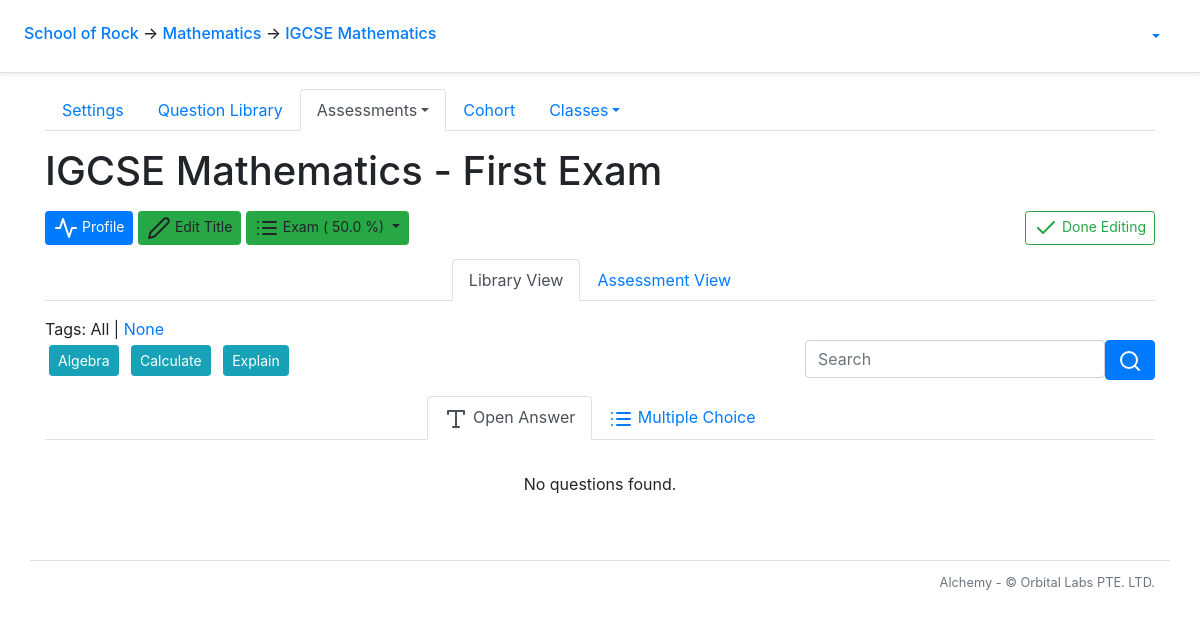
Before: /course/2/paper/4/edit with the older database file.
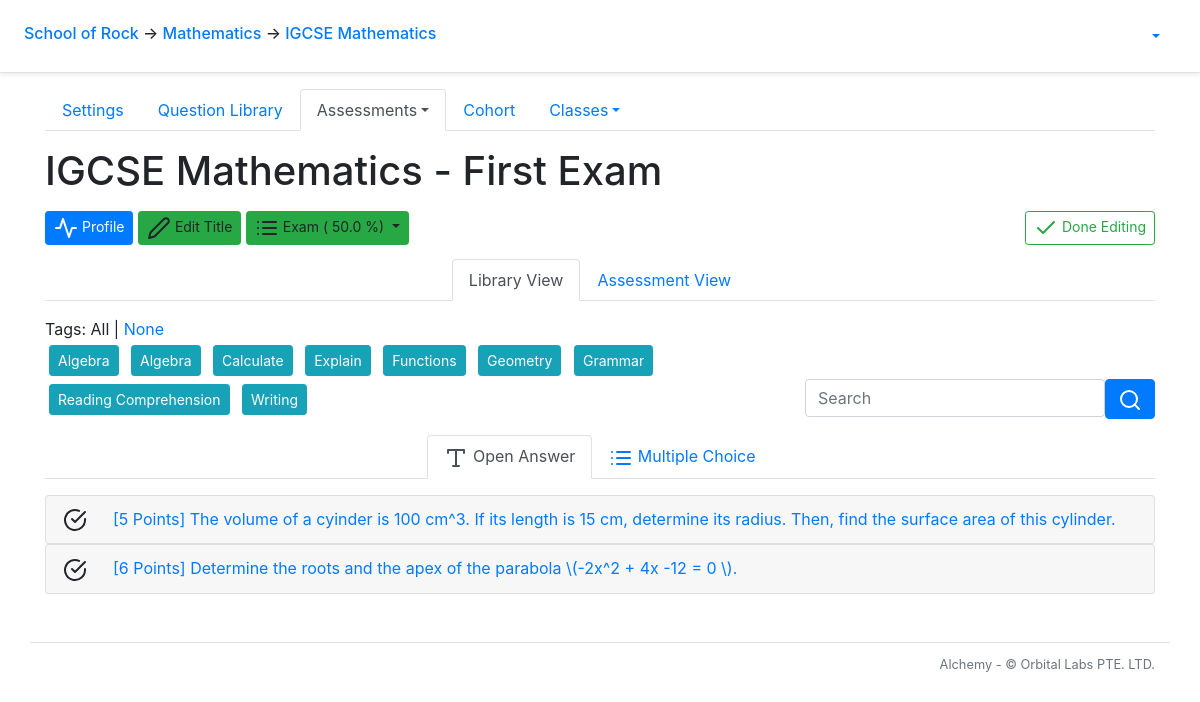
After: the same page with the newer database file.
### alchemy/models.py (models this page shows, shortened)
class Tag(db.Model):
    __tablename__ = 'tag'
    id = db.Column(db.Integer, primary_key=True)
    name = db.Column(db.String(120), nullable=False)
    course_id = db.Column(db.Integer, db.ForeignKey('course.id'), nullable=False)
    questions = db.relationship('Question', secondary=questions_tags, back_populates='tags')

class Question(db.Model):
    __tablename__ = 'question'
    id = db.Column(db.Integer, primary_key=True)
    content = db.Column(db.String(), nullable=False)
    all_solutions = db.relationship('Solution',
            backref="question",
            order_by='Solution.order_number',
            collection_class=ordering_list('order_number'))
    correct_solution_index = db.Column(db.Integer)
    points = db.Column(db.Float(), nullable=False)
    course_id = db.Column(db.Integer, db.ForeignKey('course.id'), nullable=False)
    tags = db.relationship('Tag', secondary=questions_tags, back_populates='questions')
    papers = db.relationship('PaperQuestion', back_populates='question')
    scores = db.relationship('Score', backref='question')
    image_id = db.Column(db.Integer, db.ForeignKey('image.id'))
    image = db.relationship("Image", back_populates='questions')
    def get_solution(self):
        if len(self.all_solutions) == 0:
            raise ValueError('all_solutions should never be empty')
        if len(self.all_solutions) == 1:
            return self.all_solutions[0]
        if self.correct_solution_index is None:
            print(f'Error, question {self.id} has multiple solution but no correct_solution_index')
            return None
        if self.correct_solution_index >= len(self.all_solutions):
            print(f'Error, question {self.id} has correct_solution_index={correct_solution_index} but only {len(self.all_solutions)} solutions')
            return None
        return self.all_solutions[self.correct_solution_index]
    def is_multiple_choice(self):
        return len(self.all_solutions) > 1
    def describe_solution(self, solution):
        for i in range(len(self.all_solutions)):
            if len(self.all_solutions)>1:
                if self.all_solutions[i] == solution:
                    label = string.ascii_uppercase[i]
                    return f'{label}) {solution.content}'
            else:
                if self.all_solutions[i] == solution:
                    return f'{solution.content}'
        return solution.content
    def __eq__(self, other):
        return type(self) is type(other) and self.id == other.id

### alchemy/views/paper.py (the view)
@bp_paper.route('/edit')
@auth_manager.require_group
def edit():
    return render_edit_paper(g.paper)

### alchemy/__init__.py (called while the page is built)
@application.template_filter('prettify_number')
def prettify_number(arg):
    if arg is None:
        return ''
    if type(arg) == float and int(arg) == arg:
        return int(arg)
    return arg

@application.template_filter('filter_open_answer_questions')
def filter_open_answer_questions(questions):
    return [q for q in questions if not q.is_multiple_choice()]

@application.template_filter('filter_mcqs')
def filter_open_answer_questions(questions):
    return [q for q in questions if q.is_multiple_choice()]

### alchemy/auth_manager.py (called while the page is built)
def auth_enabled():
    return False

def require_group(func):
    @functools.wraps(func)
    def deco(*args, **kwargs):
        if not auth_enabled():
            g.current_user = None
        elif flask_jwt_extended.verify_jwt_in_request(optional=True):
            g.current_user = flask_jwt_extended.get_current_user()
        else:
            flask.abort(401)
        return func(*args, **kwargs)
    return deco

### alchemy/models.py (called while the page is built)
    @sqlalchemy.orm.reconstructor
    def __paper_construct__(self):
        self.build_profile()

    def get_mc_paper_questions(self):
        return [paper_question for paper_question in self.paper_questions if paper_question.question.is_multiple_choice()]

### alchemy/templates/course/paper/edit.html (shortened to what this page needs)
{% extends "course/layout.html" %}
{% block course_main_content %}
<main role="main">
  <h1 class="my-3">{{ g.course.name }} - {{ g.paper.title }}</h1>
  <div class="d-flex p-0">
    <div class="flex-grow-1 bd-highlight">
      <button id="stats_toggle_button" onclick="toggle_sidebar()" role="button" aria-label="Open statistics" class="btn btn-primary btn-sm">
        <span data-feather="activity"></span> Profile
      </button>
      <a class="btn btn-success btn-sm" data-toggle="modal" data-target="#paper_edit_modal"><span data-feather="edit-2"></span> Edit Title</a>
      <div class="btn-group">
        <a class="btn btn-success dropdown-toggle btn-sm" data-toggle="dropdown" aria-haspopup="true" aria-expanded="false">
          <span data-feather="list"></span>
          {{ g.paper.category.name }} ( {{ g.paper.category.weight }} %)
        </a>
      </div>
    </div>
    <br>
    <br>
    {% import "course/paper_new_or_edit_macro.html" as paper_edit_modal %}
    <div class="bd-highlight">
      <a class="btn btn-outline-success btn-sm" href="{{ url_for('course.paper.index')}}"><span data-feather="check"></span> Done Editing</a>
    </div>
  </div>
  <div id="paper_questions_tabs" class="container m-0 p-0">
    <ul class="nav nav-tabs justify-content-center">
      <li class="nav-item">
        <a id="show_all_questions_link" class="nav-link active" aria-current="page" href="#" onclick="show_all_questions()">Library View</a>
      </li>
      <li class="nav-item">
        <a id="show_selected_questions_link" class="nav-link" href="#" onclick="show_selected_questions()">Assessment View</a>
      </li>
    </ul>
    <div id="available_questions_filter_options">
      {% import "course/question_filter_macro.html" as library_filter %}
      {{ library_filter.render_filter_options('available_questions_area', 'paper_questions_tabs', g.course.id, g.paper.id, all_course_tags) }}
    </div>
    <div id="available_questions_area" class="mt-3">
      {% import "course/question_tabs_macro.html" as question_tabs %}
      {{ question_tabs.render_question_tabs(g.course.id, g.paper.id, available_questions) }}
    </div>
  </div>
</main>
{% endblock course_main_content %}

### alchemy/templates/course/question_filter_macro.html (shortened to what this page needs)
{% macro render_filter_options(html_container_id, html_scroll_marker_id, course_id, paper_id, tag_list) -%}
<div class="container p-0">
  <div class="row">
    <div id="question_library_tag_filter_container" class="col">
        Tags: <a id="library_question_filter_tags_all"  onclick="library_filter_tags_all()">All</a> | <a id="library_question_filter_tags_none" href="#" onclick="library_filter_tags_none()">None</a>
        <br />
        {% for tag in tag_list %}
          <button onclick="library_filter_tag_clicked({{ tag.id }}, $(this))" role="button" aria-label="Toggle tag filter" class="btn btn-outline-info btn-sm m-1 active" data-alchemy_tag_id="{{ tag.id }}">
            {{ tag.name }}
          </button>
        {% endfor %}
    </div>
    <div class="col-4 d-flex align-items-end">
      <div class="input-group">
        <input type="search" id="library_question_search_input"
            class="form-control rounded" placeholder="Search" aria-label="Search"
            aria-describedby="search-addon"
            onkeyup="if (event.keyCode == 13) library_filter_text_changed()"
            oninput="if (this.value == '') library_filter_text_changed()" />
        <button type="button" class="btn btn-primary" onclick="library_filter_text_changed()"><span data-feather="search"></span></button>
      </div>
    </div>
  </div>
</div>
{%- endmacro %}

### alchemy/templates/course/question_accordion_macro.html (shortened to what this page needs)
{% macro render_questions(course_id, paper_id, questions) -%}
{% if questions|count == 0 %}
  <p class="text-center p-3">No questions found.</p>
{% endif %}
{% for question in questions %}
<div class="accordion">
  <div class="card">
    <div class="card-header p-1 d-flex flex-md-row" id="heading{{ loop.index0 }}">
      {% if paper_id > 0 %}
      <a role="button" aria-label="Add question" class="btn btn-link" onmouseup="{{ 'paper_remove_question(%d, %d, %d)' % (course_id, paper_id, question.id) if question.__question_added_to_paper else 'paper_add_question(%d, %d, %d)' % (course_id, paper_id, question.id) }}">
        <span
            data-feather="{{ 'check-circle' if question.__question_added_to_paper else 'circle' }}"
            data-alchemy_is_selected_question="{{ question.__question_added_to_paper }}"
            onmousedown="question_toggle_selection_icon($(this))"></span>
      </a>
      {% endif %}
      <h2 class="mb-0 mr-md-auto">
        <button class="btn btn-link btn-block text-left" type="button" data-toggle="collapse" data-target="#collapse{{ loop.index0 }}" aria-expanded="false" aria-controls="collapse{{ loop.index0 }}">
          [{{ question.points | prettify_number }} Points] {{ question.content }}
        </button>
      </h2>
    </div>
      {% import "course/question_details_macro.html" as question_details %}
  </div>
</div>
{% endfor %}
{%- endmacro %}

Changed rows visible on the page:
added Tag: name "Algebra"
added Tag: name "Functions"
added Tag: name "Geometry"
added Tag: name "Grammar"
added Tag: name "Reading Comprehension"
added Tag: name "Writing"
added Question: points|prettify_number "5", content "The volume of a cyinder is 100 cm^3. If its length is 15 cm, determine its radius. Then, find the surface area of this cylinder."
added Question: points|prettify_number "6", content "Determine the roots and the apex of the parabola \\(-2x^2 + 4x -12 = 0 \\)."
Other visible differences:
text no longer shown: "No questions found."
